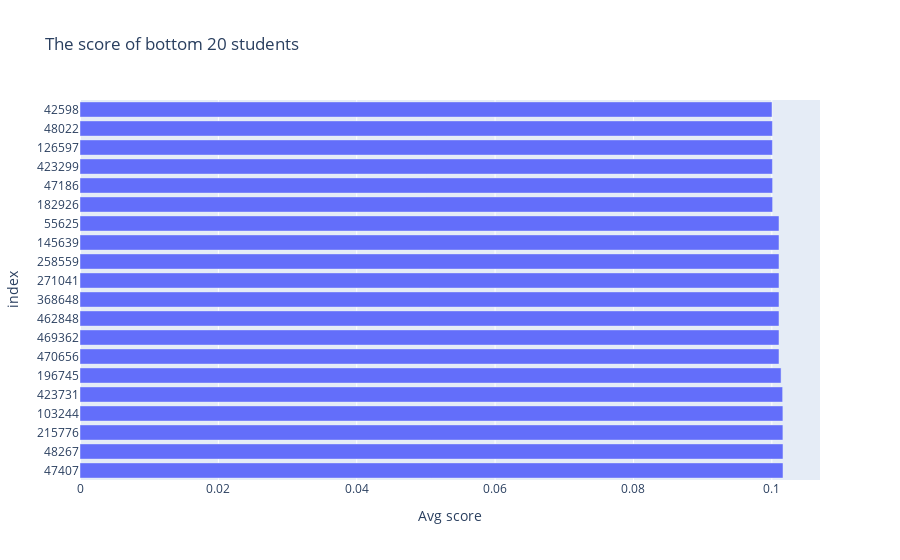

The notebook cell saved with this chart:
### Code cell
s_bottom500 = df_student[(df_student["Question count"] > 10) & (df_student["Avg score"] > 0.1)]\
    .nsmallest(500, "Avg score")
# A too low score indicates that the student may answer questions blindly
s_bottom500.set_index("CNTSTUID")
s_bottom500.index = s_bottom500.index.map(str)
fig = px.bar(
    s_bottom500.iloc[:20].iloc[::-1],
    x = "Avg score",
    orientation="h",
    title="The score of bottom 20 students"
)
fig.update_layout(yaxis_type='category')
fig.show()

### Figure 1 — Plotly figure (JSON) as saved in the notebook; plotly's stock layout.template omitted (floating-point values rounded to 4 significant figures)
{"data": [{"alignmentgroup": "True", "hovertemplate": "Avg score=%{x}<br>index=%{y}<extra></extra>", "legendgroup": "", "marker": {"color": "#636efa", "pattern": {"shape": ""}}, "name": "", "offsetgroup": "", "orientation": "h", "showlegend": false, "textposition": "auto", "type": "bar", "x": [0.1016, 0.1016, 0.1016, 0.1016, 0.1016, 0.1013, 0.101, 0.101, 0.101, 0.101, 0.101, 0.101, 0.101, 0.101, 0.1001, 0.1001, 0.1001, 0.1001, 0.1001, 0.1], "xaxis": "x", "y": ["47407", "48267", "215776", "103244", "423731", "196745", "470656", "469362", "462848", "368648", "271041", "258559", "145639", "55625", "182926", "47186", "423299", "126597", "48022", "42598"], "yaxis": "y"}], "layout": {"barmode": "relative", "legend": {"tracegroupgap": 0}, "title": {"text": "The score of bottom 20 students"}, "xaxis": {"anchor": "y", "domain": [0, 1], "title": {"text": "Avg score"}}, "yaxis": {"anchor": "x", "domain": [0, 1], "title": {"text": "index"}, "type": "category"}}}
